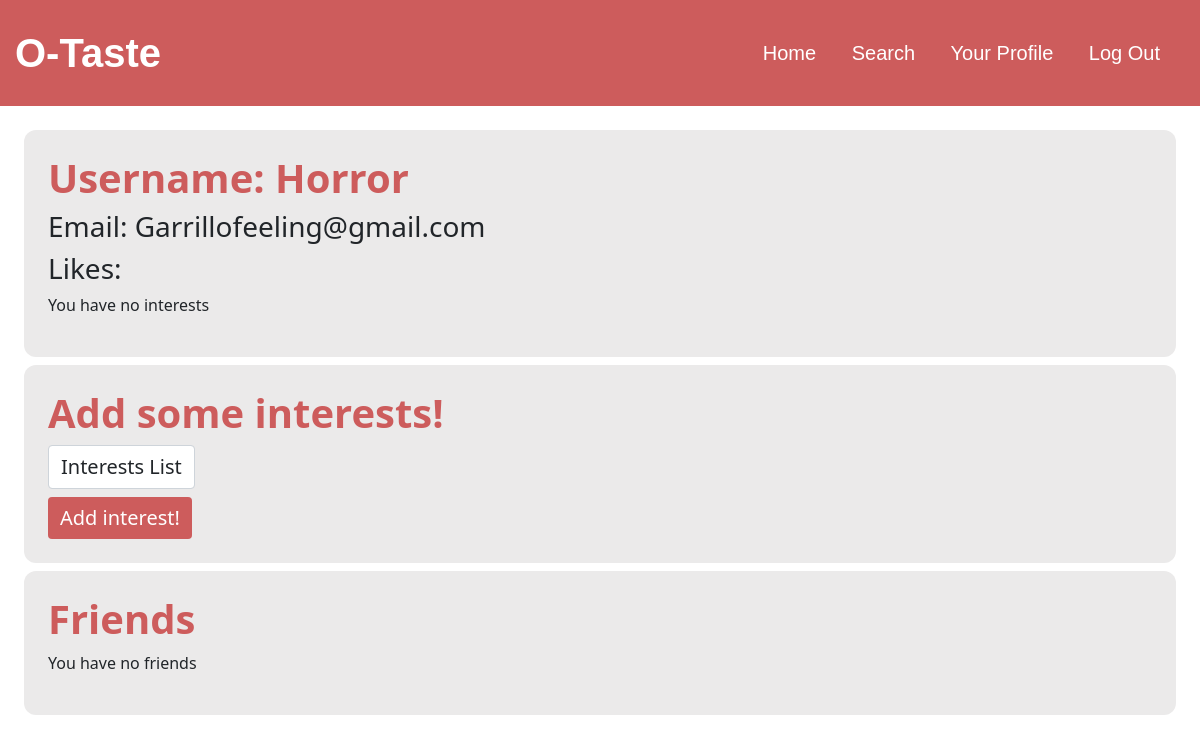
The page /profile (signed in) on the database as committed earlier.
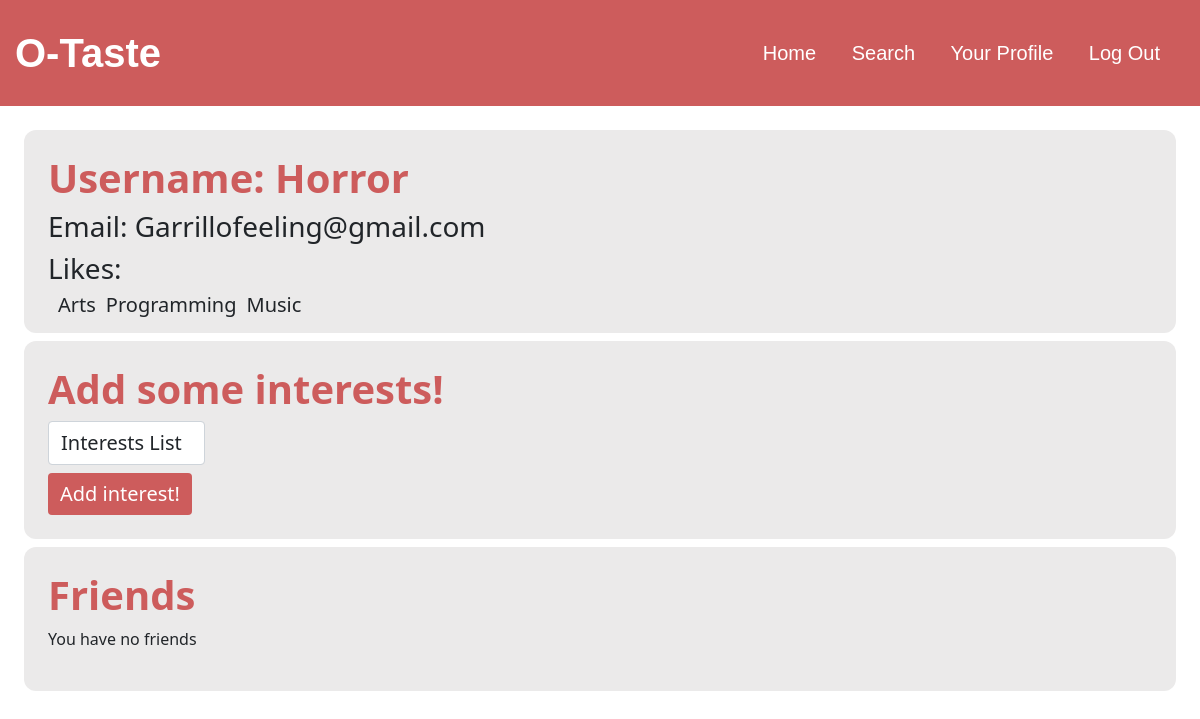
The same page on the database as committed later.
### tables this page shows
CREATE TABLE users (id INTEGER PRIMARY KEY AUTOINCREMENT NOT NULL, username TEXT NOT NULL, hash TEXT NOT NULL, birthday text not null, gender text not null, email text not null);

CREATE TABLE "areas" (id integer primary key autoincrement not null, name text(50) not null);

### app.py (the view)
@app.route("/profile", methods=["GET", "POST"])
def profile():
    def set_profile():
        rows = db.execute("SELECT username, email FROM users WHERE id = ?", session["user_id"])
        user = rows[0]
        user_interests = db.execute("SELECT a.name FROM interests i join areas a on a.id = i.areaId WHERE i.userId = ?", session["user_id"])
        interests = db.execute("SELECT name FROM areas order by name")
        friends = db.execute("select u.username from users u join connections c on c.connectionId = u.id where c.userId = ?", session["user_id"])
        return user, user_interests, interests, friends
    if request.method == "POST":
        user, user_interests, interests, friends = set_profile()
        interest = request.form.get("interest")
        if not interest:
            return render_template(
            "profile.html",
            user=user,
            user_interests=user_interests,
            interests=interests,
            friends=friends,
            status=1
            ), 200
        area = db.execute("SELECT id FROM areas WHERE name = ?", interest)
        if not area:
            return render_template(
            "profile.html",
            user=user,
            user_interests=user_interests,
            interests=interests,
            friends=friends,
            status=2
            ), 200
        areaId = area[0]["id"]
        check = db.execute("select * from interests where userId = ? and areaId = ?", session["user_id"], areaId)
        if check:
            return render_template(
            "profile.html",
            user=user,
            user_interests=user_interests,
            interests=interests,
            friends=friends,
            status=3
            ), 200
        db.execute("INSERT INTO interests (userId, areaId) VALUES (?,?)", session["user_id"], areaId)
        user_interests = db.execute("SELECT a.name FROM interests i join areas a on a.id = i.areaId WHERE i.userId = ?", session["user_id"])
        return render_template(
            "profile.html",
            user=user,
            user_interests=user_interests,
            interests=interests,
            friends=friends
            ), 200
    else:
        user, user_interests, interests, friends = set_profile()
        return render_template(
            "profile.html",
            user=user,
            user_interests=user_interests,
            interests=interests,
            friends=friends
            ), 200

### app.py (called while the page is built)
@app.after_request
def after_request(response):
    response.headers["Cache-Control"] = "no-cache, no-store, must-revalidate"
    response.headers["Expires"] = 0
    response.headers["Pragma"] = "no-cache"
    return response

### templates/profile.html (shortened to what this page needs)
{% extends "layout.html" %}
{% block main %}
    <div class="mx-4 my-4">
        <section class="background px-4 py-4 mb-2">
            <h1 class="title">Username: {{ user.username }}</h1>
            <h3>Email: {{ user.email }}</h3>
            <h3>Likes: </h3>
            {% if user_interests %}
                <div class="mb-4">
                    {% for interest in user_interests %}
                        <h5 class="like-display"> {{ interest.name }} </h5>
                    {% endfor %}
                </div>
            {% else %}
                <p>You have no interests</p>
            {% endif %}
        </section>
        <section class="background px-4 py-4 mb-2">
            <form action="/profile" method="post">
                <h1 class="title">Add some interests!</h1>
                <div class="mt-2">
                    <select name="interest" class="form-control w-auto" style="font-size: 20px; text-align:left;" required>
                        <option disabled selected>Interests List<option>
                    </select>
                </div>
                <div class="mt-2">
                    <button class="btn btn-primary" type="submit" style="background-color: indianred; border:none; font-size: 20px;">Add interest!</button>
                </div>
            </form>
        </section>
        <section class="background px-4 py-4 mb-2">
            <h1 class="title">Friends</h1>
            {% if friends %}
                {% for friend in friends %}
                    <p>{{ friend.name }}</p>
                {% endfor %}
            {% else %}
                <p>You have no friends</p>
            {% endif %}
        </section>
    </div>
{% endblock %}

### templates/layout.html (shortened to what this page needs)
<!DOCTYPE html>
<html lang="en">
    <head>
        <link href="https://cdn.jsdelivr.net/npm/bootstrap@5.1.3/dist/css/bootstrap.min.css" rel="stylesheet">
        <link href="/static/styles.css" rel="stylesheet">
    </head>
    <body>
        <nav class="navbar">
            <label>O-Taste</label>
            {% if session["user_id"] %}
                <ul>
                    <li><a href="/">Home</a></li>
                    <li><a href="/search">Search</a></li>
                    <li><a href="/profile">Your Profile</a></li>
                    <li><a href="/logout">Log Out</a></li>
                </ul>
            {% else %}
                <ul>
                    <li><a href="/login">Login</a></li>
                    <li><a href="/register">Register</a></li>
                </ul>
            {% endif %}
        </nav>
        {% block main %}{% endblock %}
    </body>
</html>

### static/styles.css (style rules this page uses)
.navbar { overflow: hidden; background-color: indianred; font-family: Arial, Helvetica, sans-serif; padding-right: 25px; }
.navbar label { color: white; font-size: 40px; font-weight: bold; padding: 15px; }
.navbar ul { list-style-type: none; font-size: 20px; padding: 0px; margin: 0px; }
.navbar ul li { display: inline-block; line-height: 80px; margin: 0%; padding: 0%; }
.navbar a { color: white; text-decoration: none; padding: 15px; text-align: center; height: 80px; width: 100%; }
.background { background-color: rgb(235, 234, 234); border-radius: 12px; }
.like-display { float: left; margin-left: 10px; }
.title { color: indianred; font-weight: bold; }

Rows that differ between the two databases and show on the page:
added areas: name "Arts"
added areas: name "Programming"
added areas: name "Music"
Other text that changed with them:
text no longer shown: "You have no interests"
